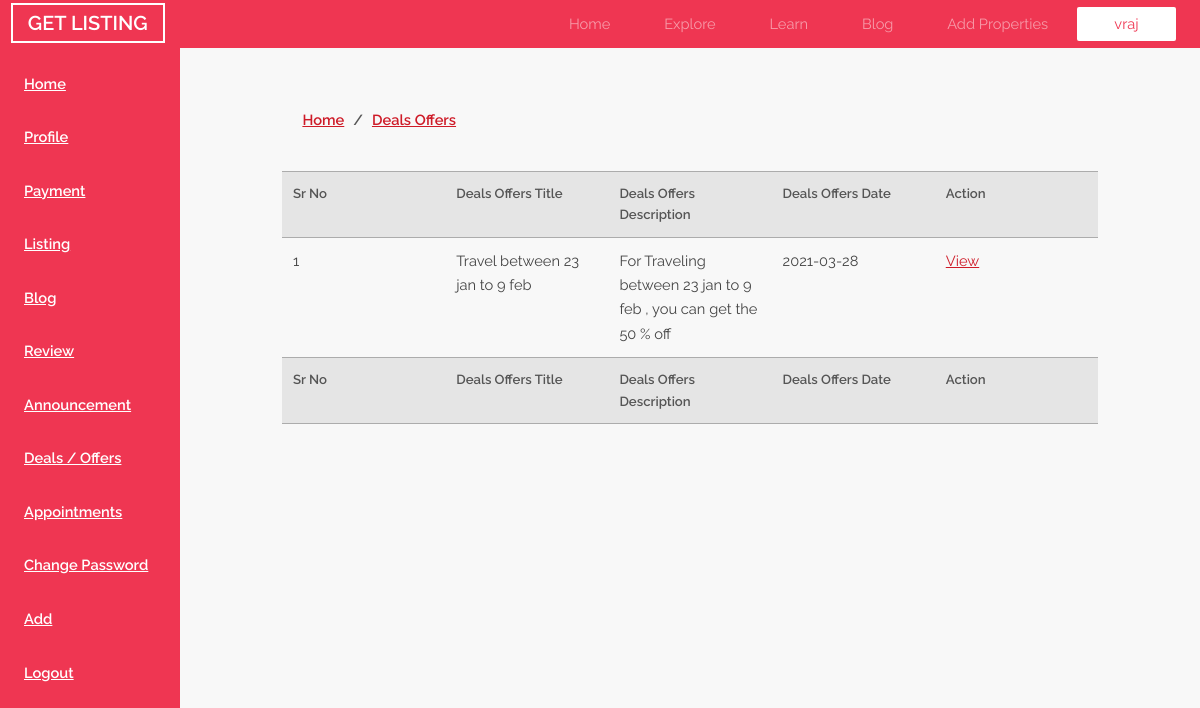
The app's page /dashboard/deals_offers.php (signed in) with its own data.
### tables this page shows
CREATE TABLE `user_type` (
  `id` int(10) NOT NULL,
  `name` varchar(50) NOT NULL,
  `email` varchar(50) NOT NULL,
  `contact` varchar(10) NOT NULL,
  `password` varchar(50) NOT NULL,
  `verify_code` int(10) NOT NULL,
  `type` varchar(20) NOT NULL DEFAULT 'user',
  `listing` int(10) NOT NULL DEFAULT 0,
  `fav_listing` text NOT NULL,
  `status` int(1) NOT NULL DEFAULT 0
);

CREATE TABLE `deals_offers` (
  `id` int(10) NOT NULL,
  `listing_id` int(10) NOT NULL,
  `listing_name` varchar(50) NOT NULL,
  `member_email` varchar(50) NOT NULL,
  `deals_title` varchar(200) NOT NULL,
  `deals_description` varchar(900) NOT NULL,
  `deals_offers_t_and_c` varchar(900) NOT NULL,
  `deals_date` date NOT NULL,
  `status` int(1) NOT NULL DEFAULT 0
);

### dashboard/deals_offers.php (the view, shortened to what this page needs)
<link rel="stylesheet" type="text/css" href="../css/style.css">
<?php include('header.php'); ?>
<?php include('prevent_user.php'); ?>
<?php
        $free = mysqli_query($conn,"SELECT * FROM user_type WHERE id='{$_SESSION['id']}' AND type='free'");
        $standard = mysqli_query($conn,"SELECT * FROM user_type WHERE id='{$_SESSION['id']}' AND type='standard'");
        $standard_row = mysqli_fetch_row($standard);
        if (mysqli_num_rows($free)>0)
        {
        	header('location:home.php');
        }
        elseif (mysqli_num_rows($standard)>0)
        {
        	$deals_offers = mysqli_query($conn,"SELECT * FROM deals_offers WHERE member_email = '{$standard_row['2']}'");
        	include('standard_sidebar.php');
        	?>
        	<?php
            echo "
	            <div class='bread_crumb'>
	            	<label><a href='home.php' class='a_left'>Home</a>/<a href='deals_offers.php' class='a_right'>Deals Offers</a></label>
	            </div>
	            <div class='listing'>
					<table>
						<tr>
							<th>Sr No</th>
							<th>Deals Offers Title</th>
							<th>Deals Offers Description</th>
							<th>Deals Offers Date</th>
							<th>Action</th>
						</tr>
					";
						if (mysqli_num_rows($deals_offers)>0)
						{
							$i = 1;
							while ($deals_offers_row = mysqli_fetch_row($deals_offers))
							{
								echo '
								<tr>
									<td>'.$i.'</td>
									<td>'.$deals_offers_row['4'].'</td>
									<td>'.$deals_offers_row['5'].'</td>
									<td>'.$deals_offers_row['7'].'</td>
									<td><a href="deals_details.php?did='.$deals_offers_row['0'].'">View</td>
								</tr>
								';
								$i++;
							}
						}
					echo "
							<tr>
								<th>Sr No</th>
								<th>Deals Offers Title</th>
								<th>Deals Offers Description</th>
								<th>Deals Offers Date</th>
								<th>Action</th>
							</tr>
						</table>
				</div>
					";
        }
?>

### dashboard/header.php (shortened to what this page needs)
<?php include('../db.php'); session_start(); ?>
<link rel="stylesheet" href="../css/style.css" />
<link rel="stylesheet" href="https://cdnjs.cloudflare.com/ajax/libs/font-awesome/4.7.0/css/font-awesome.min.css">
<?php
	if (isset($_SESSION['id']))
	{
		$query = mysqli_query($conn,"SELECT * FROM user_type WHERE id='{$_SESSION['id']}'");
		$row = mysqli_fetch_row($query);
		echo "
			<header id='header'>
				<div class='logo_div'>
						<a class='logo' href='../index.php'>GET LISTING</a>
				</div>
				<div class='togglemnu'><span></span><span></span><span></span></div>
				<nav class='nav_header'>
					<a href='../index.php'>Home</a>
					<a href='../explore.php'>Explore</a>
					<a href='../learn.php'>Learn</a>
					<a href='../blog.php'>Blog</a>
					<a href='../plans.php'>Add Properties</a>
					<a href='home.php' class='header_a'>{$row['1']}</a>
				</nav>
			</header>
		";
	}
?>

### records on screen
user_type: name "vraj"
deals_offers: deals_title "Travel between 23 jan to 9 feb", deals_description "For Traveling between 23 jan to 9 feb , you can get the 50 % off", deals_date "2021-03-28"
